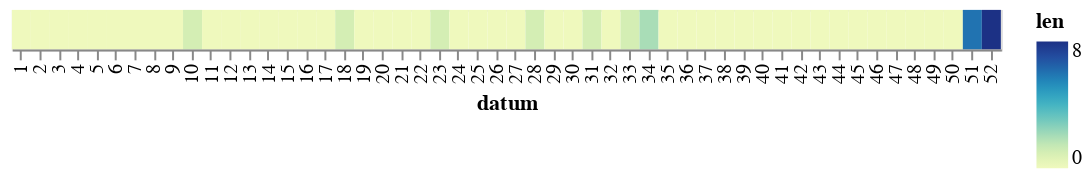

Source (notebook cell):
### Code cell
alt.Chart(
    rok.with_columns(pl.col('datum').cast(pl.Int8())).join(
    df.filter(pl.col("nazev") == "Pelíšky").group_by(pl.col("datum").dt.week()).len(),
    how='left',
    on='datum'
).with_columns(pl.col('len').fill_null(0)),
    width=500
).mark_rect().encode(
    alt.X('datum:N'),
    alt.Color('len:Q')
)

### Figure 1 — Vega-Lite specification as saved in the notebook (floating-point values rounded to 4 significant figures)
{"config": {"view": {"continuousWidth": 300, "continuousHeight": 300}}, "data": {"name": "data-233fe6c439f9c700a9abeb26a4240697"}, "mark": {"type": "rect"}, "encoding": {"color": {"field": "len", "type": "quantitative"}, "x": {"field": "datum", "type": "nominal"}}, "width": 500, "$schema": "https://vega.github.io/schema/vega-lite/v5.8.0.json", "datasets": {"data-233fe6c439f9c700a9abeb26a4240697": [{"datum": 1, "len": 0}, {"datum": 2, "len": 0}, {"datum": 3, "len": 0}, {"datum": 4, "len": 0}, {"datum": 5, "len": 0}, {"datum": 6, "len": 0}, {"datum": 7, "len": 0}, {"datum": 8, "len": 0}, {"datum": 9, "len": 0}, {"datum": 10, "len": 1}, {"datum": 11, "len": 0}, {"datum": 12, "len": 0}, {"datum": 13, "len": 0}, {"datum": 14, "len": 0}, {"datum": 15, "len": 0}, {"datum": 16, "len": 0}, {"datum": 17, "len": 0}, {"datum": 18, "len": 1}, {"datum": 19, "len": 0}, {"datum": 20, "len": 0}, {"datum": 21, "len": 0}, {"datum": 22, "len": 0}, {"datum": 23, "len": 1}, {"datum": 24, "len": 0}, {"datum": 25, "len": 0}, {"datum": 26, "len": 0}, {"datum": 27, "len": 0}, {"datum": 28, "len": 1}, {"datum": 29, "len": 0}, {"datum": 30, "len": 0}, {"datum": 31, "len": 1}, {"datum": 32, "len": 0}, {"datum": 33, "len": 1}, {"datum": 34, "len": 2}, {"datum": 35, "len": 0}, {"datum": 36, "len": 0}, {"datum": 37, "len": 0}, {"datum": 38, "len": 0}, {"datum": 39, "len": 0}, {"datum": 40, "len": 0}, {"datum": 41, "len": 0}, {"datum": 42, "len": 0}, {"datum": 43, "len": 0}, {"datum": 44, "len": 0}, {"datum": 45, "len": 0}, {"datum": 46, "len": 0}, {"datum": 47, "len": 0}, {"datum": 48, "len": 0}, {"datum": 49, "len": 0}, {"datum": 50, "len": 0}, {"datum": 51, "len": 6}, {"datum": 52, "len": 8}]}}
